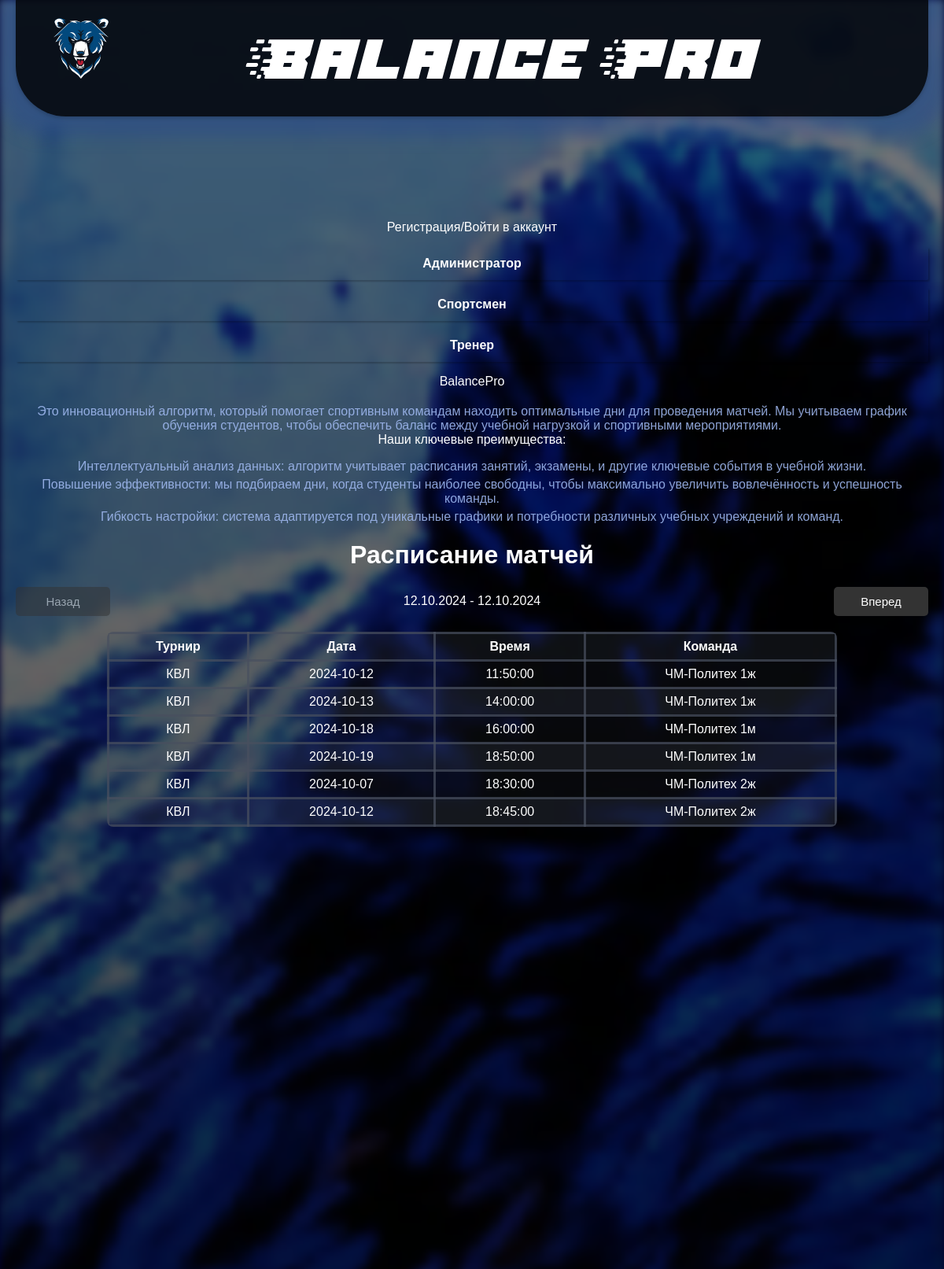
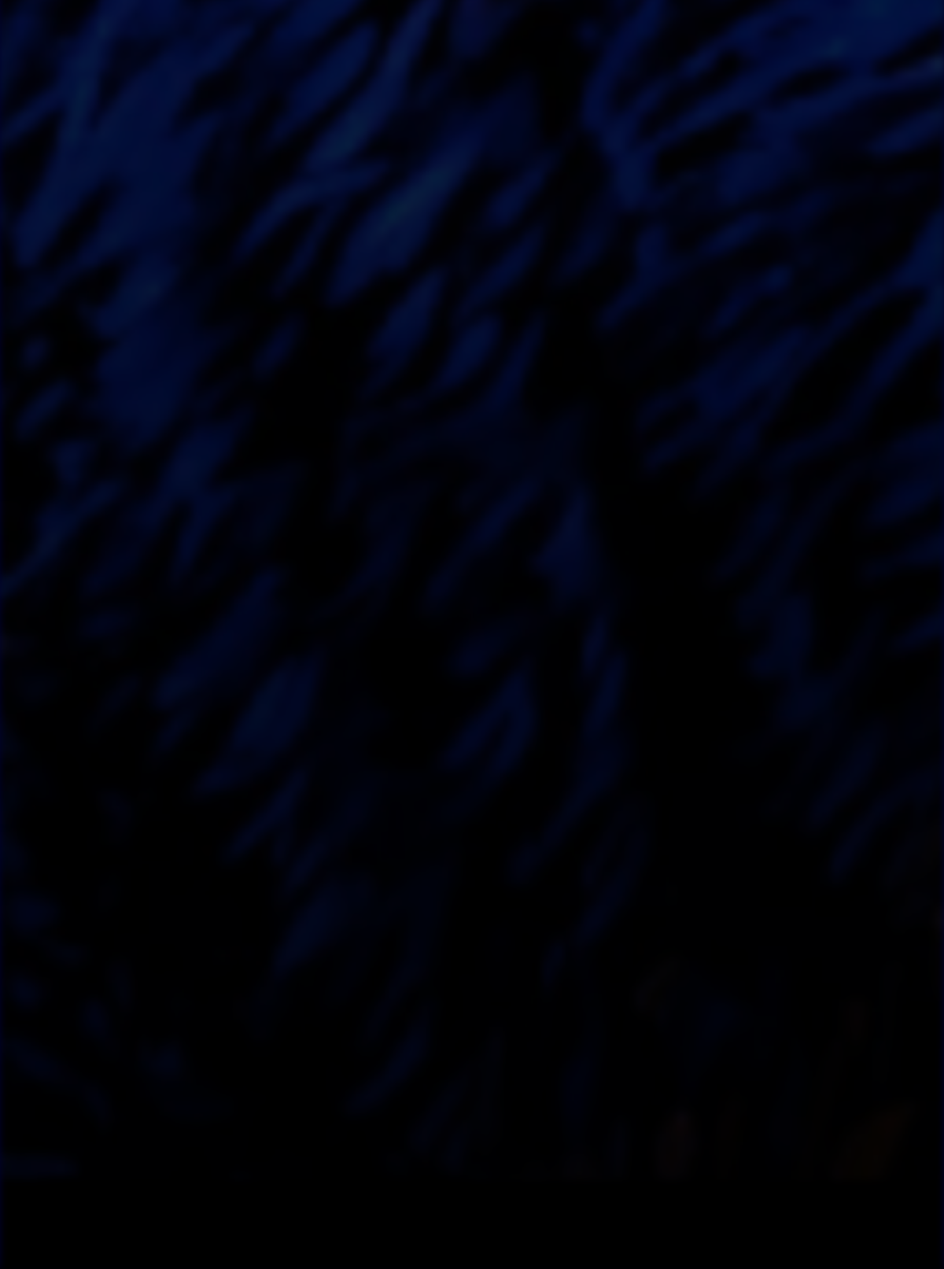
The page / on the database its author committed (2 pictures, top to bottom).
### tables this page shows
CREATE TABLE `matches` (
  `id` int(11) NOT NULL,
  `tournament` varchar(255) DEFAULT NULL,
  `date` date DEFAULT NULL,
  `time` time DEFAULT NULL,
  `team` varchar(255) DEFAULT NULL,
  `team1` varchar(255) DEFAULT NULL,
  `team2` varchar(255) DEFAULT NULL
);

### index.php (the view, shortened to what this page needs)
<?php
$conn = connect_db();
$matchesPerPage = 6;
$currentPage = isset($_GET["page"]) && is_numeric($_GET["page"]) ? (int)$_GET["page"] : 1;
$currentPage = max(1, $currentPage);
$totalMatchesSql = "SELECT COUNT(*) AS total FROM matches";
$totalMatchesResult = $conn->query($totalMatchesSql);
$totalMatchesRow = $totalMatchesResult->fetch_assoc();
$totalMatches = $totalMatchesRow['total'];
$totalPages = ceil($totalMatches / $matchesPerPage);
$offset = ($currentPage - 1) * $matchesPerPage;
$sqlPaginated = "SELECT * FROM matches LIMIT ? OFFSET ?";
$stmt = $conn->prepare($sqlPaginated);
$matchesPerPageInt = (int)$matchesPerPage;
$offsetInt = (int)$offset;
$stmt->bind_param("ii", $matchesPerPageInt, $offsetInt);
$stmt->execute();
$resultPaginated = $stmt->get_result();
$firstMatchDate = '';
$lastMatchDate = '';
if ($resultPaginated->num_rows > 0) {
    $resultPaginated->data_seek(0);
    $firstMatchRow = $resultPaginated->fetch_assoc();
    $firstMatchDate = $firstMatchRow['date'];
    $resultPaginated->data_seek($resultPaginated->num_rows - 1);
    $lastMatchRow = $resultPaginated->fetch_assoc();
    $lastMatchDate = $lastMatchRow['date'];
    $resultPaginated->data_seek(0);
}
?>
<!DOCTYPE html>
<html>
<head>
    <link rel="stylesheet" href="style-index.css">
</head>
<body>
    <div class="background"></div>
        <div class="content">
            <div>
                <header>
                    <img src="uploads/logo.svg" alt="Логотип" class="logo">
                    <img src="uploads/site_title.svg" alt="Название сайта" class="site-title">
                </header>
            </div>
            <div class="container">
                <div class="titlereg">Регистрация/Войти в аккаунт</div>
                    <ul class="list">
                        <?php
                            $isRegistered = false;
                            if ($isRegistered) {
                                echo '<a href="admin_login.php" class="login-button">Администратор</a>';
                                echo '<a href="athlete_login.php" class="login-button">Спортсмен</a>';
                                echo '<a href="coach_login.php" class="login-button">Тренер</a>';
                            } else {
                                echo '<a href="admin_login.php" class="login-button">Администратор</a>';
                                echo '<a href="athlete_register.php" class="login-button">Спортсмен</a>';
                                echo '<a href="coach_register.php" class="login-button">Тренер</a>';
                        }
                        ?>
                    </ul>
                </div>
                <div class="container">
                <div class="titlebalance">BalancePro</div>
                <div class="textalgoritm">Это инновационный алгоритм, который помогает спортивным командам находить оптимальные дни для проведения матчей. Мы учитываем график обучения студентов, чтобы обеспечить баланс между учебной нагрузкой и спортивными мероприятиями.</div>
            </div>
            <div class="container">
                <div class="titlecluch">Наши ключевые преимущества:</div>
                <ul class="list">
                    <li>Интеллектуальный анализ данных: алгоритм учитывает расписания занятий, экзамены, и другие ключевые события в учебной жизни.</li>
                    <li>Повышение эффективности: мы подбираем дни, когда студенты наиболее свободны, чтобы максимально увеличить вовлечённость и успешность команды.</li>
                    <li>Гибкость настройки: система адаптируется под уникальные графики и потребности различных учебных учреждений и команд.</li>
                </ul>
            </div>
            <div class="tablica">
                <h1>Расписание матчей</h1>
                    <div class="pagination">
                        <button class="pagination-button prev" <?php if ($currentPage <= 1) echo 'disabled'; ?>>
                            <i class="fas fa-chevron-left"></i> Назад
                        </button>
                    <span class="pagination-date">
                    <?php if (!empty($firstMatchDate)): ?>
                        <?php echo date("d.m.Y", strtotime($firstMatchDate)); ?> - <?php echo date("d.m.Y", strtotime($lastMatchDate)); ?>
                    <?php endif; ?>
                </span>
                <button class="pagination-button next" <?php if ($currentPage >= $totalPages) echo 'disabled'; ?>>
                    Вперед <i class="fas fa-chevron-right"></i>
                </button>
            </div>
            <table>
                <thead>
                    <tr>
                        <th>Турнир</th>
                        <th>Дата</th>
                        <th>Время</th>
                        <th>Команда</th>
                    </tr>
                </thead>
                <tbody>
                    <?php
                    if ($resultPaginated->num_rows > 0) {
                        while ($row = $resultPaginated->fetch_assoc()) {
                            echo "<tr>";
                            echo "<td>" . $row["tournament"] . "</td>";
                            echo "<td>" . $row["date"] . "</td>";
                            echo "<td>" . $row["time"] . "</td>";
                            echo "<td>" . $row["team"] . "</td>";
                            echo "</tr>";
                        }
                    } else {
                        echo "<tr><td colspan='4'>Данных нет</td></tr>";
                    }
                    ?>
                </tbody>
            </table>
        </div>
        </div>
</body>
</html>

### style-index.css (style rules this page uses)
body { font-family: 'Arial', sans-serif; margin: 0; background-color: black; padding: 20px; display: flex; flex-direction: column; align-items: center; min-height: 180vh; overflow: auto; }
.background { position: absolute; top: 0; left: 0; width: 100%; height: 100%; background-image: url('uploads/image.png'); background-size: cover; background-position: center; z-index: 1; filter: blur(5px); }
.background::before { content: ""; position: absolute; top: 0; left: 0; width: 100%; height: 100%; background: rgba(0, 0, 255, 0.5); filter: blur(10px); mix-blend-mode: overlay; z-index: 2; }
.background::after { content: ""; position: absolute; top: 0; left: 0; width: 100%; height: 120%; background: linear-gradient(to bottom, rgba(0, 0, 0, 0.5), rgba(0, 0, 0, 1)); z-index: 3; }
.background::before { content: ''; position: absolute; top: 0; left: 0; width: 100%; height: 100%; background: inherit; filter: blur(4px); z-index: 2; }
.content { position: relative; z-index: 3; color: white; text-align: center; padding-top: 20px; flex-direction: column; align-items: center; min-height: 100vh; }
.titlebalance { margin-bottom: 20px; }
.list { list-style: none; padding: 0; }
.list li { margin-bottom: 5px; }
header { background-color: rgba(0, 0, 0, 0.8); color: var(--main-color); position: relative; padding: 3rem; height: 7rem; top: -100px; margin-bottom: 2rem; border-radius: 4rem; box-shadow: 0 2px 5px rgba(0, 0, 0, 0.2); display: flex; align-items: flex-end; justify-content: space-between; }
header::before { content: ""; position: absolute; top: 50%; left: 50%; transform: translate(-50%, -50%); width: calc(100% + 50px); height: calc(100% + 50px); background: rgba(35, 69, 145, 0.4); border-radius: inherit; filter: blur(10px); z-index: -1; }
.logo { max-width: 70px; justify-content: flex-end; margin-right: 10px; }
.site-title { height: 45%; weight: 50%; text-align: center; flex-grow: 1; justify-content: flex-end; }
table { width: 80%; margin: 20px auto; border-collapse: collapse; border-radius: 8px; overflow: hidden; }
.tablica { width: 100%; aspect-ratio: 1 / 1; background-color: rgba(93, 101, 119, 0); }
th, td { padding: 7px; text-align: center; border: 1px solid #333; background-color: rgba(73, 80, 95, 0.1); }
th { background-color: rgba(73, 80, 95, 0.2); font-weight: bold; }
th, td { border: 3px solid rgba(73, 80, 95, 0.71); }
tr:nth-child(even) { background-color: rgba(73, 80, 95, 0.2); }
.login-button { padding: 12px 25px; background-color: rgba(73, 80, 95, 0); color: white; text-decoration: none; border: none; border-radius: 2px; font-weight: bold; box-shadow: 2px 2px 2px rgba(0, 0, 0, 0.2); }
a { display: block; text-align: center; margin-top: 10px; text-decoration: none; color: #007bff; }
.pagination { display: flex; justify-content: space-around; width: 100%; margin-top: 10px; align-items: center; }
.pagination-date { text-align: center; flex: 1; font-size:16px; }
.pagination-button { padding: 10px 15px; border: none; border-radius: 5px; cursor: pointer; font-size: 15px; background-color: #007bff; color: white; text-align: center; flex: 0 0 auto; min-width: 120px; }
.pagination-button.prev { background-color: #333; color: white; }
.pagination-button.next { background-color: #333; color: white; }
.pagination-button:disabled { opacity: 0.5; cursor: default; }
.textalgoritm { color: rgba(160, 185, 241, 0.88); }
.list { color: rgba(160, 185, 241, 0.88); }

### rows shown on the page
matches: date "12.10.2024", tournament "КВЛ", date "2024-10-12", time "11:50:00", team "ЧМ-Политех 1ж"
matches: date "12.10.2024", tournament "КВЛ", date "2024-10-12", time "18:45:00", team "ЧМ-Политех 2ж"
matches: tournament "КВЛ", date "2024-10-13", time "14:00:00", team "ЧМ-Политех 1ж"
matches: tournament "КВЛ", date "2024-10-18", time "16:00:00", team "ЧМ-Политех 1м"
matches: tournament "КВЛ", date "2024-10-19", time "18:50:00", team "ЧМ-Политех 1м"
matches: tournament "КВЛ", date "2024-10-07", time "18:30:00", team "ЧМ-Политех 2ж"
